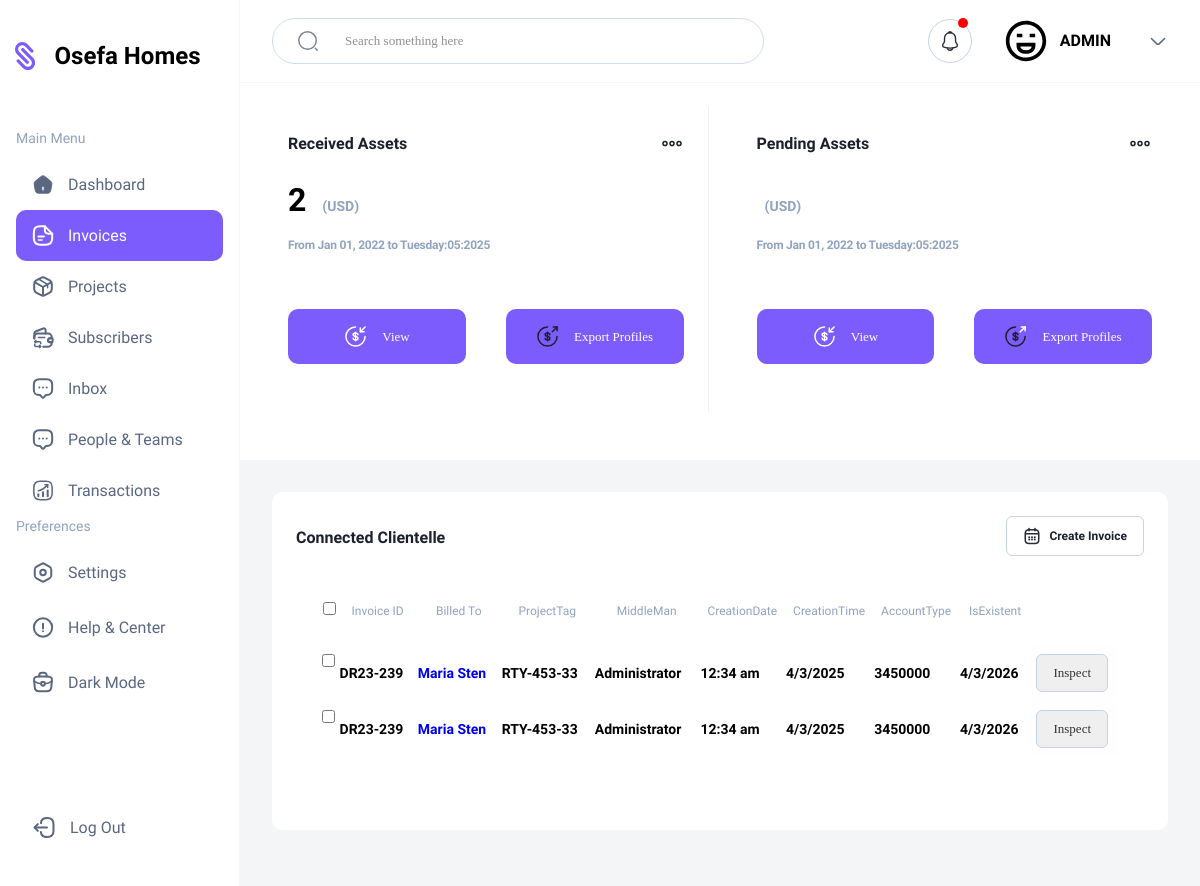
Before: /Home/Administrator/Dashboard/Invoice/ with the older database file.
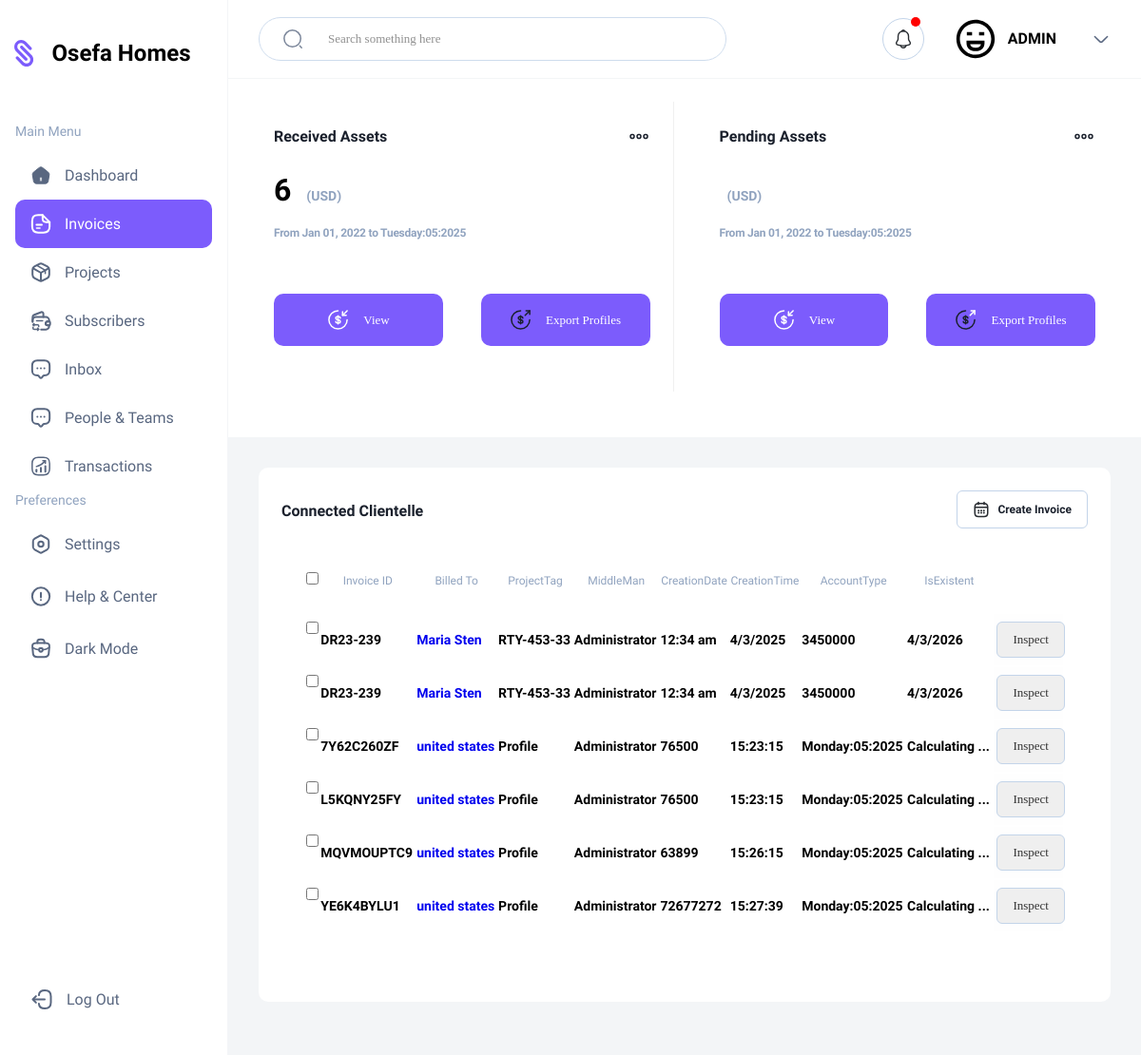
After: the same page with the newer database file.
### tables this page shows
CREATE TABLE Invoices (
                                    InvoiceID  text NOT NULL ,
                                    BilledTo text NOT NULL , 
                                    ProjectID text NOT NULL , 
                                    MiddleMan text NOT NULL ,
                                    InvoiceType text NOT NULL ,
                                    CreationTime text NOT NULL ,
                                    CreationDate text NOT  NULL , 
                                    GrossAmount text NOT NULL , 
                                    ExpiresOn text NOT NULL , 
                                    IsExistent interger NOT NULL 
                                  
                                );

### Controller.py (the view)
class Admin_Invoice_Interface(View):
   methods = ['GET', 'POST']
   def dispatch_request(self) -> str :
        UID = base_controller.Construct_String_Address(10)
        if request.method == 'GET':
            Indicator = int(0)
            Invoiced_Profiles = control_baselink.Print_Invoices(Indicator)
            Account_Profiles = control_baselink.Print_Clientelle_Listings(Indicator)
            Project_Profiles = control_baselink.Print_Projects(Indicator)
            if Invoiced_Profiles:
                Invoice_Index = len(Invoiced_Profiles)
            else:
                Invoice_Index = int(0)
            if Account_Profiles :
                Account_Index =  len(Account_Profiles)
            else:
                Account_Index = int(0)
            if Project_Profiles :
                Project_Index = len(Project_Profiles)
            else:
                Project_Index = int(0)
            return render_template('Admin-Collative-Invoice.html' , CompanyID = CompanyID , Invoiced_Profiles = Invoiced_Profiles , Invoice_Index = Invoice_Index  ,  Timeline = Timeline , Dateline = Dateline , UID = UID , Account_Profiles = Account_Profiles  , Project_Profiles = Project_Profiles, Account_Index = Account_Index )
        elif request.method == "POST":
            Feedback = list(request.form.values())
            if(len(Feedback))  == int(9):
                control_baselink.Create_Invoice(Feedback)
                return redirect(url_for('Invoice'))
            return render_template('Admin-Collative-Invoice.html' , CompanyID = CompanyID  )

### templates/Admin-Collative-Invoice.html (shortened to what this page needs)
<!DOCTYPE html>
<html lang="en" >
<head>
  <link href="{{url_for('static' , filename='assets/css/admin-pallete.css')}}" rel="stylesheet">
  <link href="{{url_for('static' , filename='assets/css/bootstrap.css')}}" rel="stylesheet">
  <link href="{{url_for('static' , filename='assets/css/invoice-form.css')}}" rel="stylesheet">
</head>
<body>
<body>
    <div class="container">
      <nav class="sidebar">
        <div>
            <div class="sidebar__logo">
                <h2 class="sidebar__logo-header">{{CompanyID}}</h2>
            </div>
            <ul class="side-nav">
                <span class="side-nav__header">Main Menu</span>
                <a href="{{url_for('Admin')}}">
                <li class="side-nav__item ">
                    <span>Dashboard</span>
                </li>
            </a>
                <a href="{{url_for('Invoice')}}">
                <li class="side-nav__item side-nav__item-active">
                    <span>Invoices</span>
                </li>
                </a>
                <a href="{{url_for('Projects')}}">
                <li class="side-nav__item">
                    <span>Projects</span>
                </li>
                </a>
                <a href="{{url_for('Subscribe')}}">
                <li class="side-nav__item">
                    <span>Subscribers</span>
                </li>
                <a href="{{url_for('Mail')}}">
                <li class="side-nav__item">
                    <span>Inbox</span>
                </li>
                </a>
                <a href="{{url_for('Clientelle')}}">
                <li class="side-nav__item">
                    <span>People &amp; Teams</span>
                </li>
                </a>
                <a href="{{url_for('Transactions')}}">
                    <li class="side-nav__item">
                        <span> Transactions </span>
                    </li>
                    </a>
            </ul>
            <ul class="side-nav">
                <span class="side-nav__header">Preferences</span>
                <li class="side-nav__item">
                    <span>Settings</span>
                </li>
                <li class="side-nav__item">
                    <span>Help &amp; Center</span>
                </li>
                <li class="side-nav__item">
                    <span>Dark Mode</span>
                </li>
            </ul>
        </div>
        <ul class="side-nav">
            <a href="{{url_for('Auth')}}">
            <li class="side-nav__item last-item">
                <span>Log Out</span>
            </li>
            </a>
        </ul>
    </nav>
        <main class="main-content">
            <div class="top-container">
                <div action="#" class="search">
                    <input type="text" class="search__input" placeholder="Search something here">
                </div>
                <div class="user-nav">
                    <button class="notification">
                    </button>
                    <div class="user-info">
                        <span class="user-name">ADMIN</span>
                    </div>
                    <svg width="20" height="20" viewBox="0 0 20 20" fill="none" xmlns="http://www.w3.org/2000/svg">
                        <path d="M16.5999 7.45837L11.1666 12.8917C10.5249 13.5334 9.4749 13.5334 8.83324 12.8917L3.3999 7.45837" stroke="#596780" stroke-width="1.5" stroke-miterlimit="10" stroke-linecap="round" stroke-linejoin="round"/>
                    </svg>
                </div>
            </div>
            <div class="box total-box">
                    <div class="total-box__left">
                        <div class="box">
                            <div class="header-container">
                                <h3 class="section-header"> Received Assets  </h3>
                            </div>
                            <h1 class="price"> {{ Invoice_Index }} <span class="price-currency">(USD)</span></h1>
                            <p>From Jan 01, 2022 to {{Dateline}}</p>
                            <div class="button-box">
                                <button class="btn btn-purple">
                                    <span> View </span>
                                </button>
                                <button class="btn btn-purple">
                                    <span> Export Profiles </span>
                                </button>
                            </div>
                        </div>
                    </div>
                    <div class="total-box__right">
                        <div class="box">
                            <div class="header-container">
                                <h3 class="section-header"> Pending Assets </h3>
                            </div>
                            <h1 class="price"> {{ Pending_Index }} <span class="price-currency">(USD)</span></h1>
                            <p>From Jan 01, 2022 to {{Dateline}}</p>
                            <div class="button-box">
                                <button class="btn btn-purple">
                                    <span> View </span>
                                </button>
                                <button class="btn btn-purple">
                                    <span> Export Profiles  </span>
                                </button>
                            </div>
                        </div>
                    </div>
            </div>
            <div class="bottom-container">
                <div class="box" style="width:100%;">
                    <div class="header-container">
                        <h3 class="section-header"> Connected Clientelle <sup> {{Clientelle_Index }} </sup></h3>
                        <div class="date-selector" data-bs-toggle="modal" data-bs-target="#largeModal">
                            <span>  Create Invoice  </span>
                        </div>
                    </div>
                    <div class="box" style="width:100%;">
                        <div class="table-responsive">
                            <table class="table table-striped custom-table" style="width:100%;">
                              <thead>
                                <tr>
                                  <th scope="col">
                                    <label class="control control--checkbox">
                                      <input type="checkbox" class="js-check-all">
                                    </label>
                                  </th>
                                  <th scope="col"> Invoice ID </th>
                                  <th scope="col"> Billed To </th>
                                  <th scope="col"> ProjectTag </th>
                                  <th scope="col"> MiddleMan </th>
                                  <th scope="col"> CreationDate</th>
                                  <th scope="col"> CreationTime</th>
                                  <th scope="col"> AccountType </th>
                                  <th scope="col"> IsExistent </th>
                                </tr>
                              </thead>
                              <tbody>
                                {% for Profile in Invoiced_Profiles %}
                                <tr scope="row">
                                  <td>
                                    <label class="control control--checkbox">
                                    <input type="checkbox">
                                    </label>
                                  </td>
                                  <td>
                                  {{Profile[0]}}
                                  </td>
                                  <td class="pl-0">
                                    <div class="d-flex align-items-center">
                                      <a href="#" class="name">
                                        {{Profile[1]}}</a>
                                    </div>
                                  </td>
                                  <td>
                                  {{Profile[2]}}
                                  </td>
                                  <td>
                                    {{Profile[3]}}
                                  </td>
                                    <td>
                                        {{Profile[5]}}
                                    </td>
                                    <td>
                                        {{Profile[6]}}
                                    </td>
                                    <td>
                                        {{Profile[7]}}
                                    </td>
                                    <td>
                                        {{Profile[8]}}
                                    </td>
                                    <td class="pl-0" style="background-color:#fefefe;">
                                        <div class="d-flex align-items-center">
                                          <button  class="date-selector" style="margin-left:5%;" data-bs-toggle="modal" data-bs-target="#InvoiceView">
                                            Inspect </button>
                                        </div>
                                      </td>
                                </tr>
                                {% endfor %}
                              </tbody>
                            </table>
                          </div>
                    </div>
                </div>
            </div>
        </main>
    </div>
</body>
</body>
</html>

Changed rows visible on the page:
added Invoices: InvoiceID "7Y62C260ZF", BilledTo "united states", ProjectID "Profile", MiddleMan "Administrator", CreationTime "76500", CreationDate "15:23:15", GrossAmount "Monday:05:2025", ExpiresOn "Calculating ..."
added Invoices: InvoiceID "L5KQNY25FY", BilledTo "united states", ProjectID "Profile", MiddleMan "Administrator", CreationTime "76500", CreationDate "15:23:15", GrossAmount "Monday:05:2025", ExpiresOn "Calculating ..."
added Invoices: InvoiceID "MQVMOUPTC9", BilledTo "united states", ProjectID "Profile", MiddleMan "Administrator", CreationTime "63899", CreationDate "15:26:15", GrossAmount "Monday:05:2025", ExpiresOn "Calculating ..."
added Invoices: InvoiceID "YE6K4BYLU1", BilledTo "united states", ProjectID "Profile", MiddleMan "Administrator", CreationTime "72677272", CreationDate "15:27:39", GrossAmount "Monday:05:2025", ExpiresOn "Calculating ..."
Other visible differences:
{{ Invoice_Index }}: "2" → "6"
